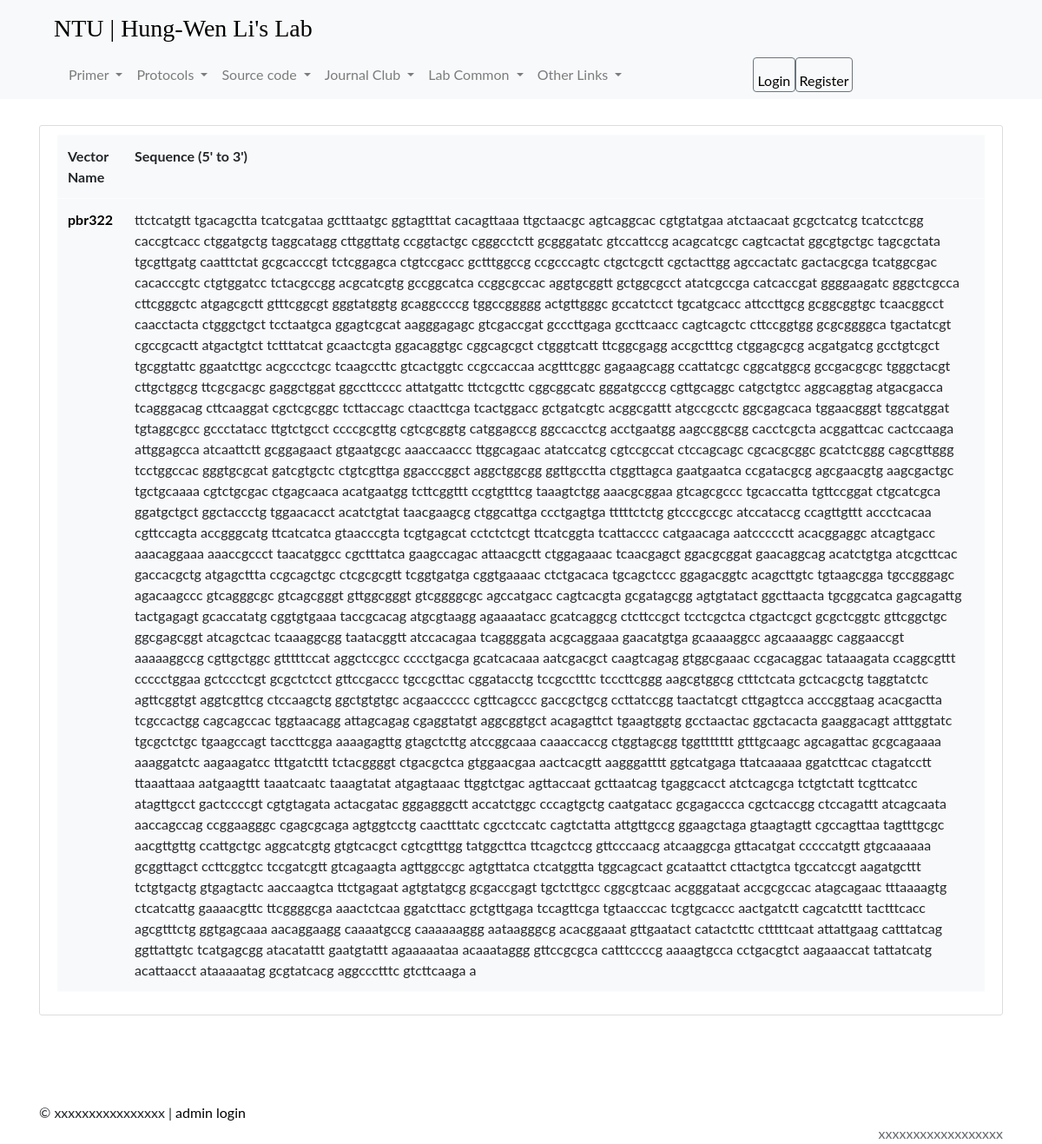
Before: /vector/ with the older database file.
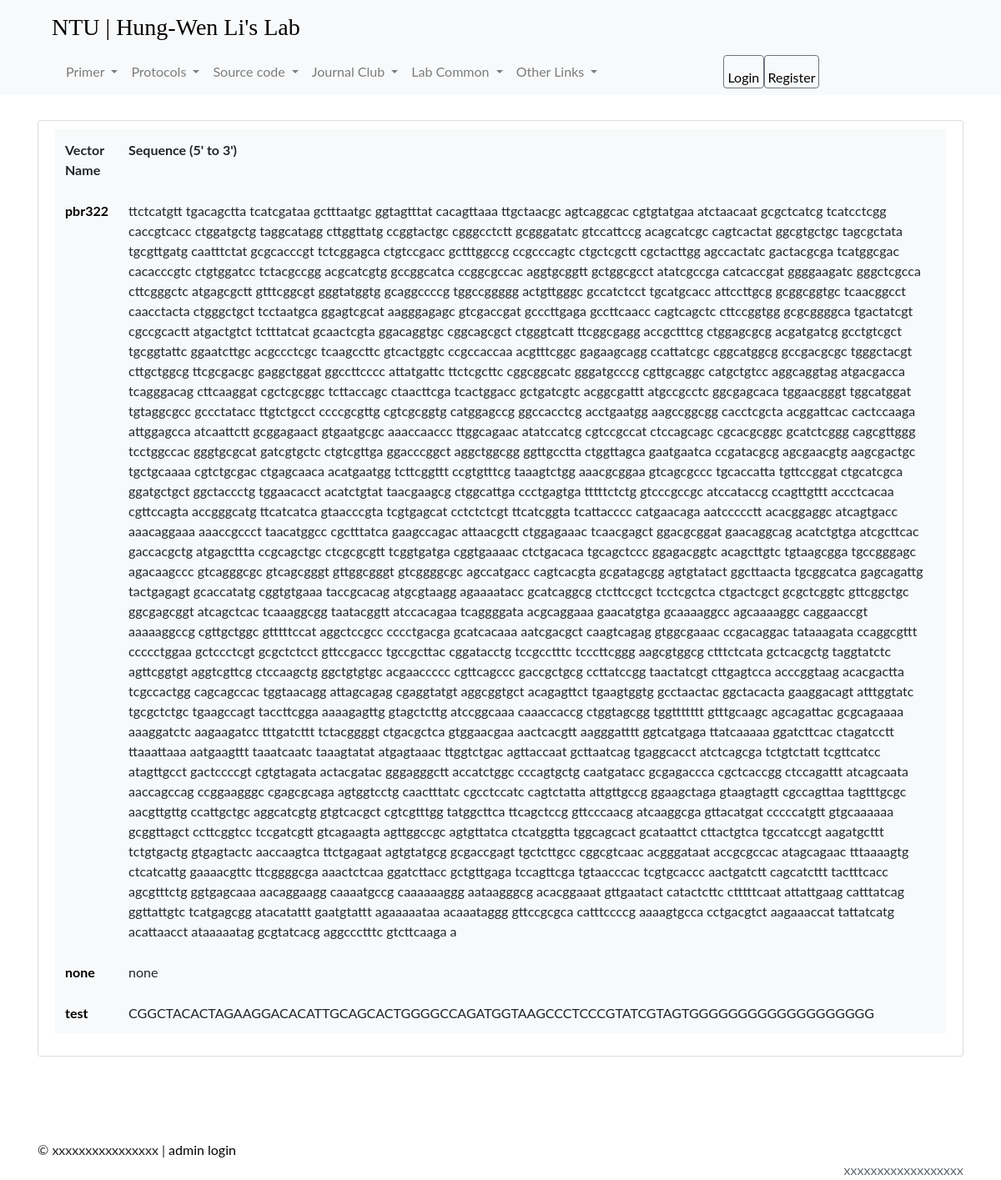
After: the same page with the newer database file.
### primer/models.py (models this page shows, shortened)
class Vector(models.Model):
    name = models.CharField(max_length=50)
    sequence = models.CharField(max_length=20000)  # 5' to 3'

### primer/views.py (the view)
# urls.py: path('vector/', primer_views.vector_index, name='vector_index'),
def vector_index(request):
    vectors = Vector.objects.all()
    template_name = 'primer/vector_index.html'
    context = {
        'vectors': vectors,
    }
    return render(request, template_name, context)

### primer/templates/primer/vector_index.html
{% extends 'posts/base.html' %}
{% block content %}
<div style="margin:30px 0px 100px 0px;" class="content-section">
        <table class="table table-light table-hover">
            <tr>
                <th scope="col">Vector Name</th>
                <th scope="col">Sequence (5' to 3')</th>
            </tr>
            {% for vector in vectors %}
            <tr>
            <th scope="row"><a href="#">{{vector.name}}</th>
                <td>{{vector.sequence}}</td>
            </tr>
            {% endfor %}
        </table>
{% endblock %}

Changed rows visible on the page:
added Vector: name "none", sequence "none"
added Vector: name "test", sequence "CGGCTACACTAGAAGGACACATTGCAGCACTGGGGCCAGATGGTAAGCCCTCCCGTATCGTAGTGGGGGGGGGGGGGGGGGGG"
